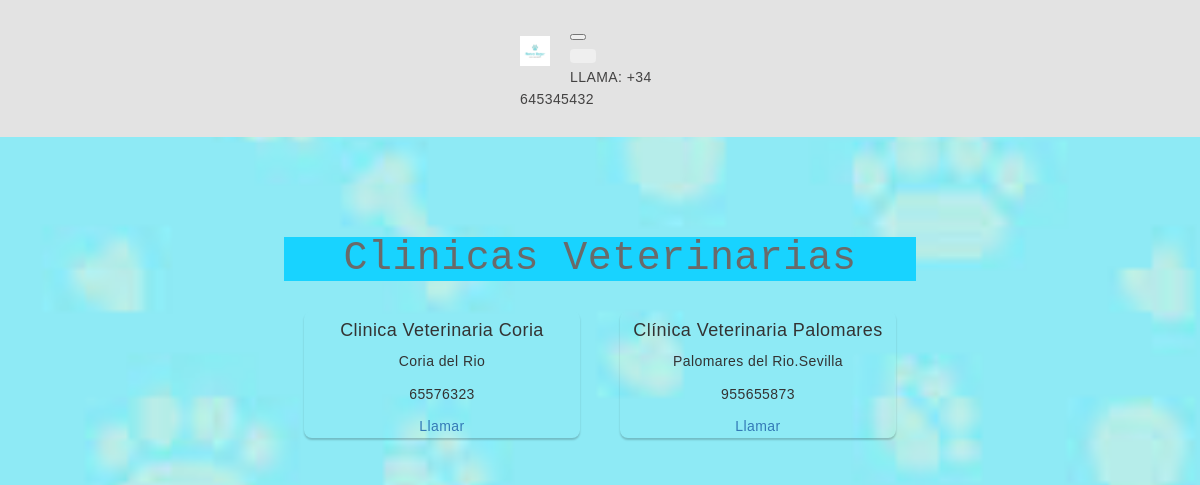
The app's page /clinicas.php with its own data.
### tables this page shows
CREATE TABLE `clinicas` (
  `id` int(11) NOT NULL,
  `nombre` varchar(255) NOT NULL,
  `ubicacion` varchar(255) NOT NULL,
  `telefono` int(22) NOT NULL
);

### clinicas.php (the view, shortened to what this page needs)
<!DOCTYPE html>
<html>
<head>
	<link rel="stylesheet" type="text/css" href="bootstrap.min.css">
	<link rel="stylesheet" href="style2.css">
</head>
<body>
<header class="header_section">
  <div class="container-fluid">
    <nav class="navbar navbar-expand-lg navbar-light custom_nav-container">
      <a class="navbar-brand" href="index.html">
        <img src="images/4.png" alt="">
      </a>
      <button class="navbar-toggler" type="button" data-bs-toggle="collapse" data-bs-target="#navbarSupportedContent"
        aria-controls="navbarSupportedContent" aria-expanded="false" aria-label="Toggle navigation">
      </button>
      <div class="collapse navbar-collapse" id="navbarSupportedContent">
        <div class="d-flex mx-auto flex-column flex-lg-row align-items-center">
          <form class="form-inline my-2 my-lg-0 ml-0 ml-lg-4 mb-3 mb-lg-0">
            <button class="btn btn-outline-primary my-2 my-sm-0 nav_search-btn" type="submit"></button>
          </form>
        </div>
        <div class="quote_btn-container d-flex justify-content-center">
          <a href="">Llama: +34 645345432</a>
        </div>
      </div>
    </nav>
  </div>
</header>
    <div class="container">
	<div class="row">
		<div class="col-md-12">
		<h1 class="title">Clinicas Veterinarias</h1>
    <?php
      include("conexion.php");
          $query = "SELECT * FROM clinicas";
          $resultado = $conexion->query($query);
          while ($row = $resultado->fetch_assoc()){
            ?>
              <div class="card">
                <h4> <?php echo $row ['nombre']; ?></h4>
                <p> <?php echo $row ['ubicacion']; ?></p>
                <p> <?php echo $row ['telefono']; ?></p>
                <a href="#">Llamar </a>
              </div>
            <?php
          }
    ?>
	</div>
</div>
</body>
</html>

### style2.css (style rules this page uses)
html, body { margin: 0; padding: 0; }
.container-fluid { display: flex; flex-wrap: wrap; justify-content: space-between; align-items: center; }
.header_section { background-color: #e3e3e3; padding-top: 15px; }
.header_section .container-fluid { padding-right: 25px; padding-left: 25px; }
.header_section .quote_btn-container a { color: #434242; text-transform: uppercase; }
a, a:hover, a:focus { text-decoration: none; }
.btn, .btn:focus { outline: none !important; -webkit-box-shadow: none; box-shadow: none; }
.navbar-brand, .navbar-brand:hover { text-transform: uppercase; font-weight: bold; font-size: 24px; color: #fafcfd; }
.navbar-brand { display: -webkit-box; display: -ms-flexbox; display: flex; -webkit-box-align: center; -ms-flex-align: center; align-items: center; -webkit-box-orient: vertical; -webkit-box-direction: normal; -ms-flex-direction: column; flex-direction: column; }
.navbar-brand img { width: 30px; margin-right: 5px; }
.custom_nav-container { z-index: 99999; padding: 5px 0; }
.custom_nav-container .navbar-toggler { outline: none; }
body { font-family: sans-serif; letter-spacing: 0.03em; line-height: 1.6; }
.title { text-align: center; font-size: 40px; color: #6a6a6a; background-color: #18d3ff; margin-top: 100px; font-family:'Courier New', Courier, monospace; }
.container { width: auto; max-width: auto; height: auto; display: flex; flex-wrap: wrap; justify-content: center; overflow: hidden; }
.container .card { margin-top: 10%; width: 276px; height: auto; border-radius: 8px; box-shadow: 0 2px 2px rgba(0, 0, 0, 0.2); overflow: hidden; margin: 20px; text-align: center; transition: all 0.25s; float: left; }

### clinicas.php (style rules this page uses)
body { background-size: cover; background-repeat: no-repeat; background-image: url("./images/fondo-clinica.jpg"); font-family: Arial, sans-serif; background-position: center; }

### records on screen
clinicas: nombre "Clinica Veterinaria Coria", ubicacion "Coria del Rio", telefono "65576323"
clinicas: nombre "Clínica Veterinaria Palomares", ubicacion "Palomares del Rio.Sevilla", telefono "955655873"
